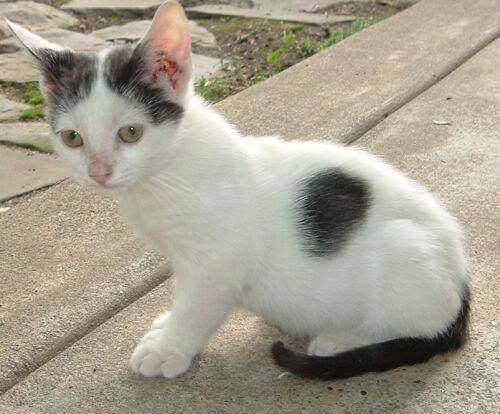
#> input picture 01_opencv基础操作/assets/cat.jpg, 500 x 414 px
$ jupyter execute '02_颜色通道提取cv2.split().ipynb'   (shell and % lines are left out)
#> lines starting #> are read from the running program, lines starting #| are printed output that depends on the picture
[cell 1]
import cv2
import matplotlib.pyplot as plt
import numpy as np

def cv_show(name, image):
    cv2.imshow(name, image)
    cv2.waitKey(0)
    cv2.destroyAllWindows()

def plt_show(name, image):
    img_rgb = cv2.cvtColor(image, cv2.COLOR_BGR2RGB)
    # 获取图像的原始尺寸
    height, width, _ = img_rgb.shape
    # 设置图像的显示尺寸（以像素为单位）
    dpi = 100  # 图像的分辨率（点每英寸）
    figsize = width / float(dpi), height / float(dpi)
    # 创建一个具有指定尺寸的图形
    plt.figure(figsize=figsize)
    plt.imshow(img_rgb)
    title = name
    plt.title(title)
    # 清除坐标轴刻度
    plt.xticks([])
    plt.yticks([])
    plt.xlabel(f'figsize:{figsize}', fontsize=12, labelpad=15)
    plt.show()

### 颜色通道提取：cv2.split()

mv = cv2.split(img)</br>
用于将多通道图像分割成单独的颜色通道

返回值:</br>
- 返回一个包含输入图像每个通道的 numpy 数组的列表。对于三通道的彩色图像，这个列表将包含三个数组，分别对应蓝色、绿色和红色通道。

[cell 2]
img = cv2.imread('assets/cat.jpg')
#> img is the input picture: shape (414, 500, 3); mean B, G, R 144.3, 159.9, 165.9
# 注意在opencv中的默认通道顺序为BGR
b, g, r = cv2.split(img)
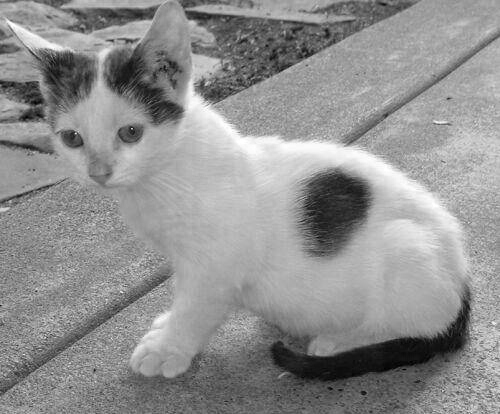
#> b: shape (414, 500); min 0, max 255, mean 144.3
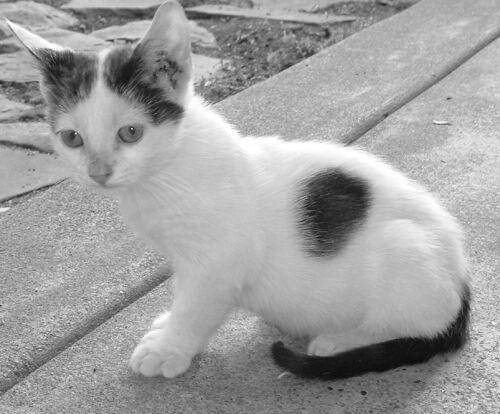
#> g: shape (414, 500); min 0, max 255, mean 159.9

[cell 3]
b.shape
#> Out = (414, 500)

[cell 4]
# 合并
img3 = cv2.merge((b, g, r))
# cv_show('img3', img3)
plt_show('img3', img3)

[cell 5]
# 只保留R
cur_img = img.copy()
# 将图像的BG通道都设置为0，只保留R通道
cur_img[:, :, 0] = 0
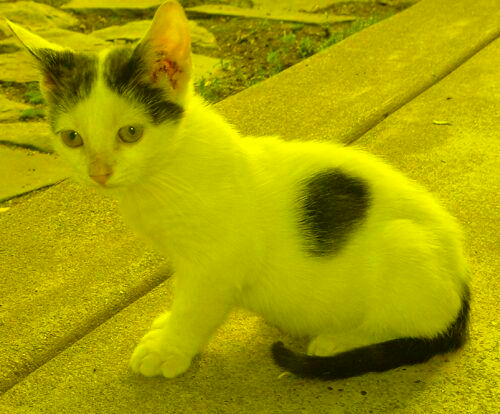
#> cur_img: shape (414, 500, 3); mean B, G, R 0, 159.9, 165.9
cur_img[:, :, 1] = 0
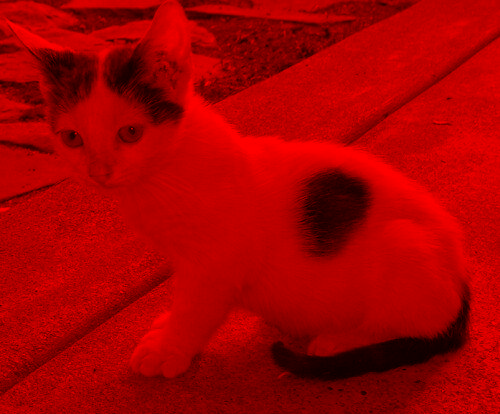
#> cur_img: shape (414, 500, 3); mean B, G, R 0, 0, 165.9
# cv_show('red', cur_img)
'''
只保留B或G通道时操作相同
'''
plt_show('red', cur_img)

$ run again, with 01_opencv基础操作/assets/clahe.jpg copied over 01_opencv基础操作/assets/cat.jpg
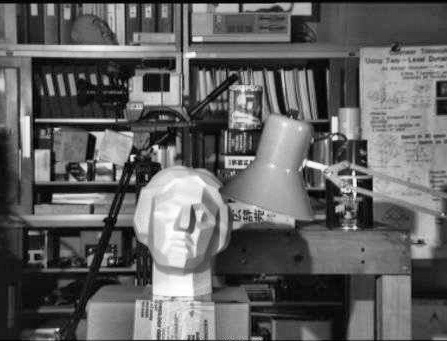
#> input picture 01_opencv基础操作/assets/clahe.jpg, 447 x 341 px
#> img is the input picture: shape (341, 447, 3); min 0, max 255, mean 97.8
#> `cur_img[:, :, 0] = 0`:
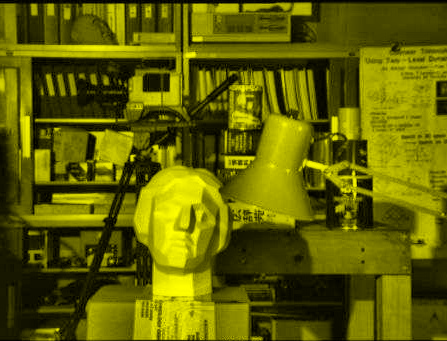
#> cur_img: shape (341, 447, 3); mean B, G, R 0, 97.8, 97.8
#> `cur_img[:, :, 1] = 0`:
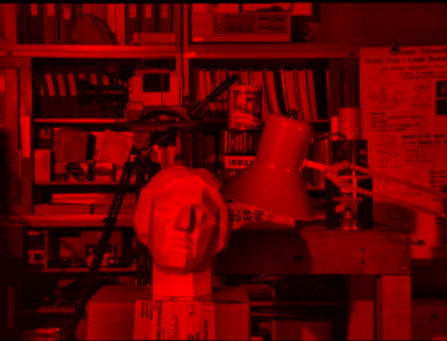
#> cur_img: shape (341, 447, 3); mean B, G, R 0, 0, 97.8

$ run again, with 01_opencv基础操作/assets/dog.jpg copied over 01_opencv基础操作/assets/cat.jpg
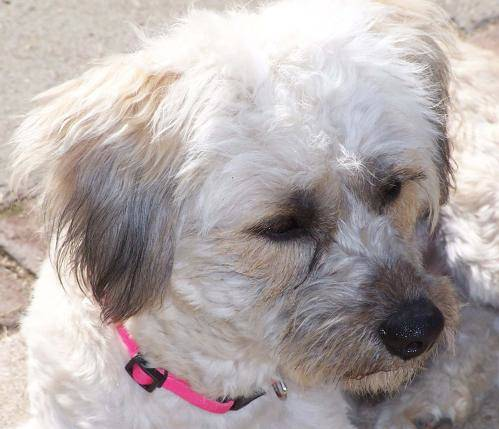
#> input picture 01_opencv基础操作/assets/dog.jpg, 499 x 429 px
#> img is the input picture: shape (429, 499, 3); mean B, G, R 169.1, 169.9, 178.9
#> `cur_img[:, :, 0] = 0`:
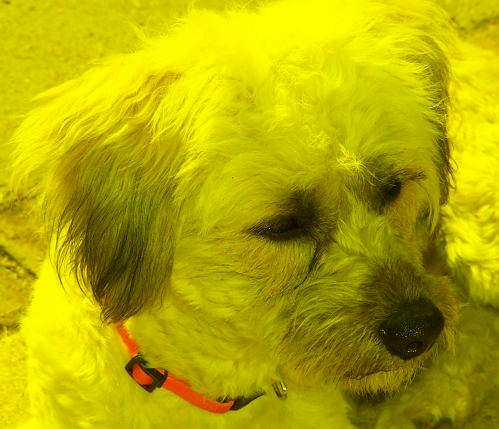
#> cur_img: shape (429, 499, 3); mean B, G, R 0, 169.9, 178.9
#> `cur_img[:, :, 1] = 0`:
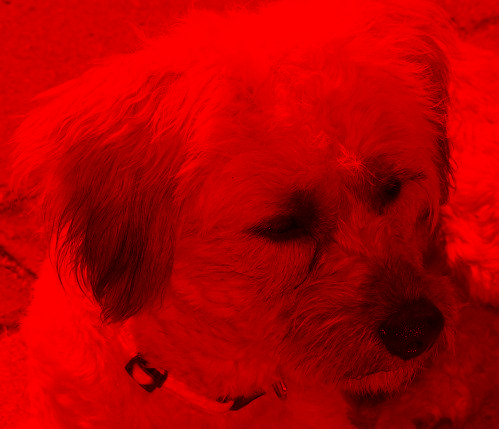
#> cur_img: shape (429, 499, 3); mean B, G, R 0, 0, 178.9
